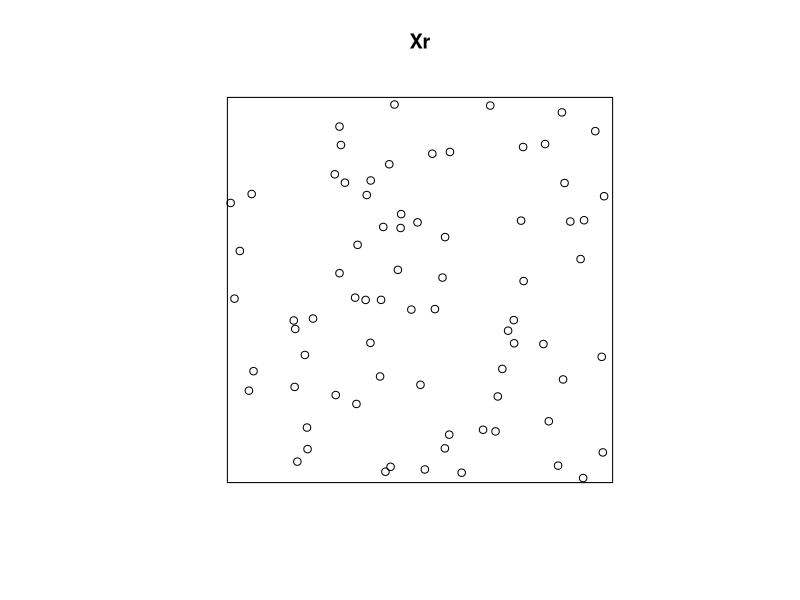
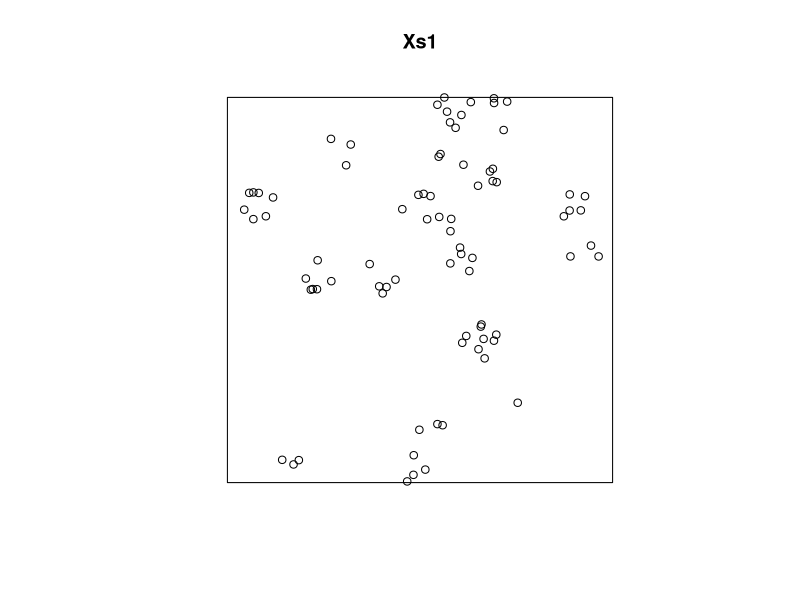
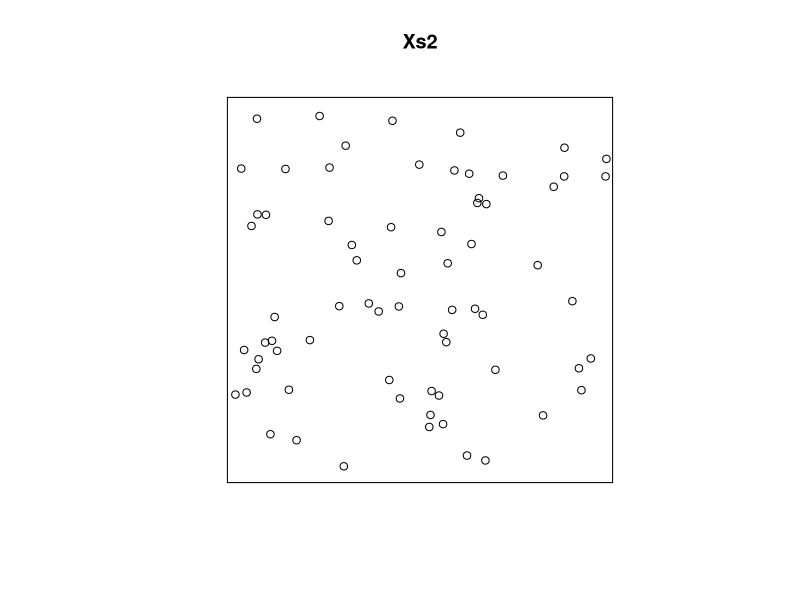
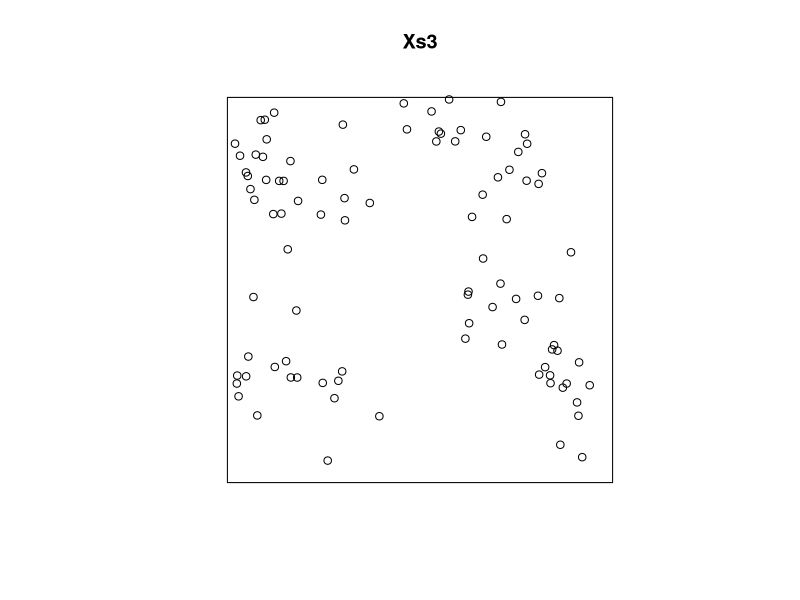
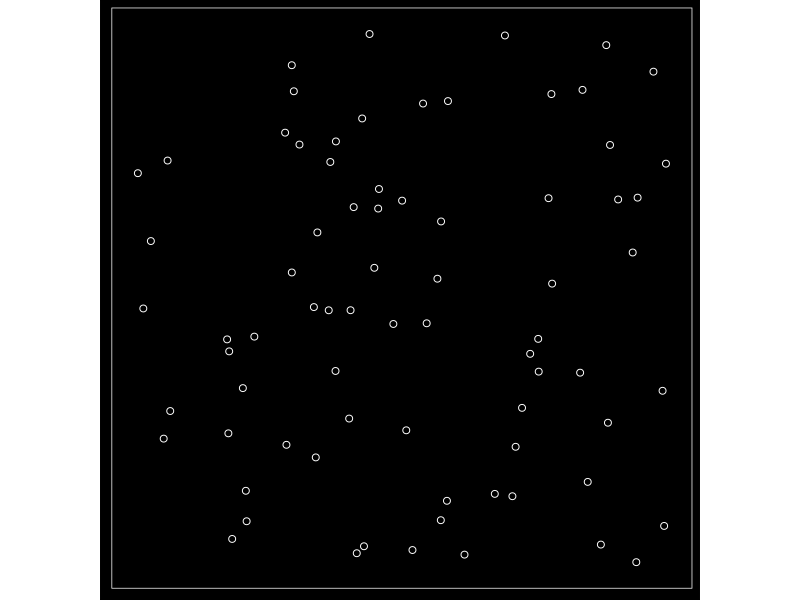
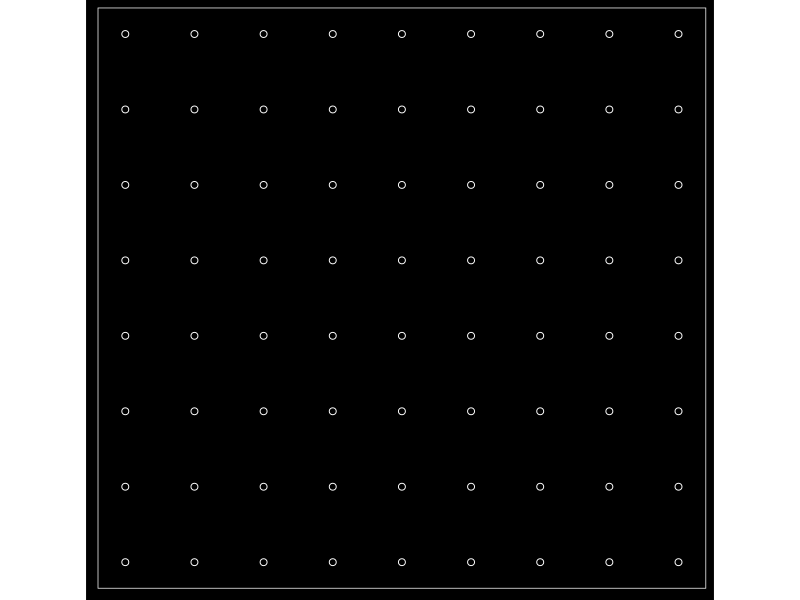
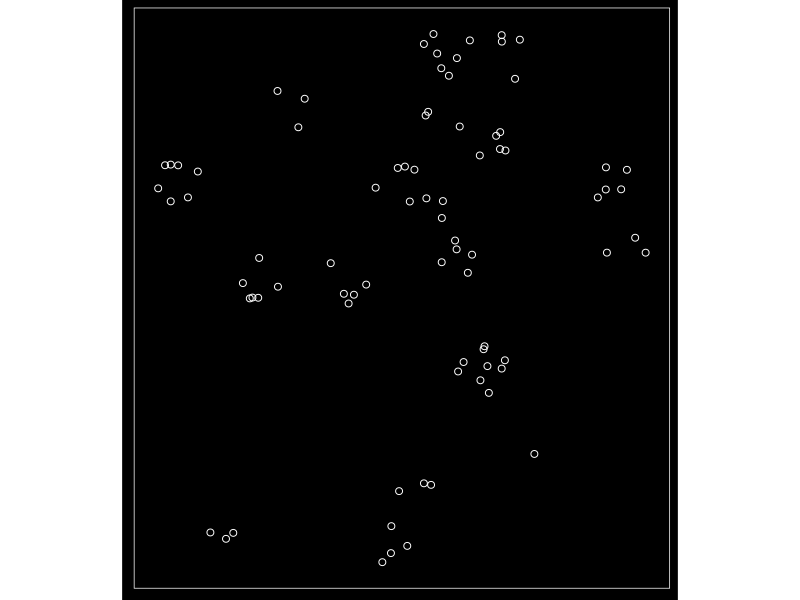
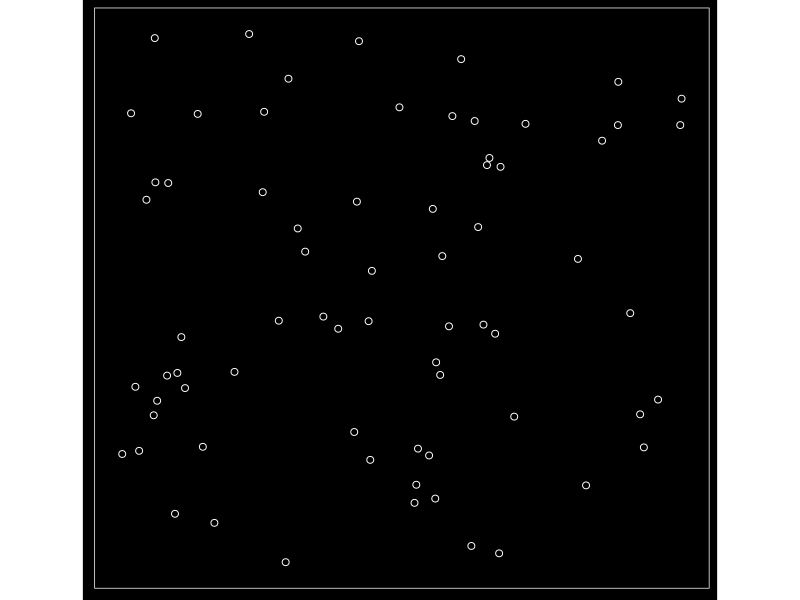

Source code (R) for these figures, in order:
## ---- chunk 1
library(spatstat)
library(tidyverse)
## ---- chunk 2
set.seed(34987)
Xr <- rpoint(75)
plot(Xr)
## ---- chunk 3
set.seed(34987)
Xs1 <-  rMatClust(10, 0.05, 4.236)
plot(Xs1)
## ---- chunk 4
set.seed(34987)
Xs2 <-  rMatClust(10, 1, 6.2)
plot(Xs2)
## ---- chunk 5
set.seed(34987)
Xs3 <-  rMatClust(10, 0.15, 6.03)
plot(Xs3)
## ---- chunk 6
Xrc <- data.frame(x = Xr$x, y = Xr$y, style = "random")
Xs1c <- data.frame(x = Xs1$x, y = Xs1$y, style = "stochastic 1")
Xs2c <- data.frame(x = Xs2$x, y = Xs2$y, style = "stochastic 2")
Xs3c <- data.frame(x = Xs3$x, y = Xs3$y, style = "stochastic 3")
Xdc <- expand.grid(x = seq(0, 1, 1/sqrt(75)), y = seq(0, 1, 1/sqrt(63)), style = "deterministic")
## ---- chunk 7
Xc <- rbind(Xrc, Xs1c, Xs2c, Xs3c, Xdc)
## ---- chunk 8
ggplot(data = Xc %>% 
         filter(style == "random"),
       aes(x = x, y = y)) +
  geom_point(shape = 1, size = 2, color = "white") +
  coord_equal() + 
  theme(plot.background = element_rect(color = "black", fill = "black"),
        panel.background = element_rect(color = "white", fill = "black"),
        panel.grid = element_blank(),
        axis.ticks = element_blank(),
        text = element_blank())

ggsave("random.png")
## ---- chunk 9
ggplot(data = Xc %>% 
         filter(style == "deterministic"),
       aes(x = x, y = y)) +
  geom_point(shape = 1, size = 2, color = "white") +
  coord_equal() + 
  theme(plot.background = element_rect(color = "black", fill = "black"),
        panel.background = element_rect(color = "white", fill = "black"),
        panel.grid = element_blank(),
        axis.ticks = element_blank(),
        text = element_blank())

ggsave("deterministic.png")
## ---- chunk 10
ggplot(data = Xc %>% 
         filter(style == "stochastic 1"),
       aes(x = x, y = y)) +
  geom_point(shape = 1, size = 2, color = "white") +
  coord_equal() + 
  theme(plot.background = element_rect(color = "black", fill = "black"),
        panel.background = element_rect(color = "white", fill = "black"),
        panel.grid = element_blank(),
        axis.ticks = element_blank(),
        text = element_blank())

ggsave("stochastic-1.png")
## ---- chunk 11
ggplot(data = Xc %>% 
         filter(style == "stochastic 2"),
       aes(x = x, y = y)) +
  geom_point(shape = 1, size = 2, color = "white") +
  coord_equal() + 
  theme(plot.background = element_rect(color = "black", fill = "black"),
        panel.background = element_rect(color = "white", fill = "black"),
        panel.grid = element_blank(),
        axis.ticks = element_blank(),
        text = element_blank())

ggsave("stochastic-2.png")
## ---- chunk 12
ggplot(data = Xc %>% 
         filter(style == "stochastic 3"),
       aes(x = x, y = y)) +
  geom_point(shape = 1, size = 2, color = "white") +
  coord_equal() + 
  theme(plot.background = element_rect(color = "black", fill = "black"),
        panel.background = element_rect(color = "white", fill = "black"),
        panel.grid = element_blank(),
        axis.ticks = element_blank(),
        text = element_blank())

ggsave("stochastic-3.png")
